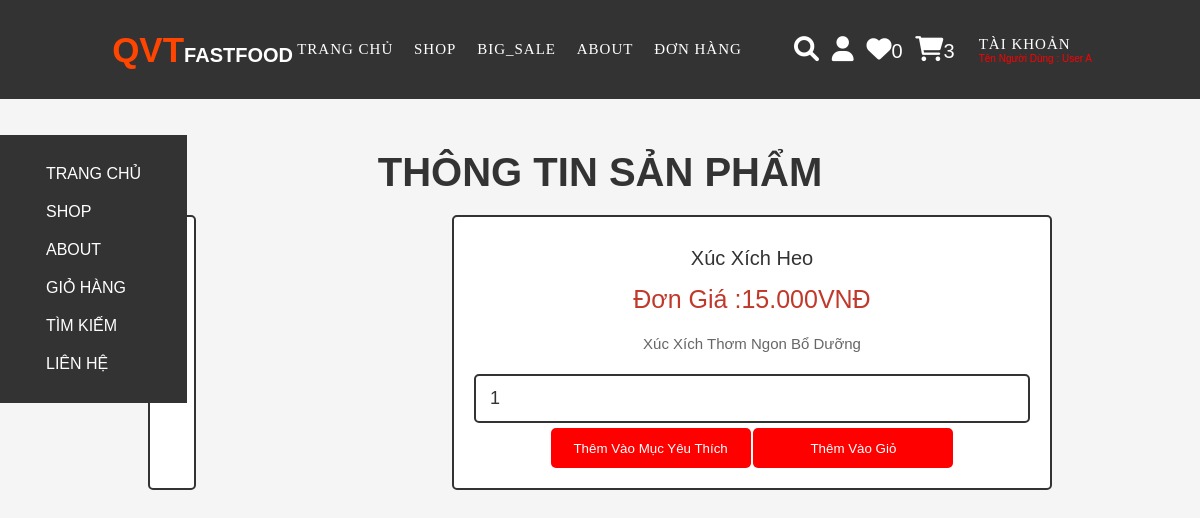
The page /view_page.php?pid=13 (signed in) on the database its author committed.
### tables this page shows
CREATE TABLE `products` (
  `id` int(100) NOT NULL,
  `name` varchar(100) NOT NULL,
  `details` varchar(500) NOT NULL,
  `price` int(100) NOT NULL,
  `image` varchar(100) NOT NULL
);

### view_page.php (the view, shortened to what this page needs)
<?php
@include 'config.php';
?>
<!DOCTYPE html>
<html lang="en">
<head>
    <link rel="stylesheet" href="https://cdnjs.cloudflare.com/ajax/libs/font-awesome/6.0.0/css/all.min.css">
    <link rel="stylesheet" href="css/design.css">
</head>
<body>
    <?php @include 'header.php'; ?>
    <?php @include 'menuleft.php'; ?>
    <section class="quick-view" style="padding-top:150px;">
        <h1 class="title">Thông tin sản phẩm</h1>
        <?php
        if (isset($_GET['pid'])) {
            $pid = $_GET['pid'];
            $select_products = mysqli_query($conn, "SELECT * FROM `products` WHERE id = '$pid'") or die('query failed');
            if (mysqli_num_rows($select_products) > 0) {
                while ($fetch_products = mysqli_fetch_assoc($select_products)) {
        ?>
               <div class="quan-post" style="display :flex">
                   <form action="" method="POST">
                   </form>
                   <form action="" method="POST">
                       <div class="name"><?php echo $fetch_products['name']; ?></div>
                       <div class="price">Đơn giá :<?php echo $fetch_products['price']; ?>.000VNĐ</div>
                       <div class="details"><?php echo $fetch_products['details']; ?></div>
                       <input type="number" name="product_quantity" value="1" min="0" class="qty">
                       <input type="submit" value="Thêm vào mục yêu thích" name="add_to_wishlist" style="padding:2px 10px; background:red;color:white; height: 40px ;width: 200px;   border-radius: 5px; ">
                       <input type="submit" value="Thêm vào giỏ" name="add_to_cart" style="padding:2px 10px; background:red;color:white; height: 40px ;width: 200px;   border-radius: 5px; ">
                   </form>
               </div>
        <?php
                }
            } else {
                echo '<p class="empty">no products details available!</p>';
            }
        }
        ?>
    </section>
</body>
</html>

### css/design.css (style rules this page uses)
:root { --font-heading:crimson; --para-font:#777777; --black:#222222; --bg: rgba(237,28,70); --white: #fff; --orange: #ffa500; --pink:#e84393; --red:#c0392b; --orange:#f39c12; --black:#333; --white:#fff; --light-color:#666; --light-white:#ccc; --light-bg:#f5f5f5; --border:.2rem solid var(--black); --box-shadow:0 .5rem 1rem rgba(0,0,0,.1); }
* { font-family:'Nunito' , sans-serif; margin: 0; padding: 0; box-sizing: border-box; outline: none; border: none; text-decoration: none; text-transform: capitalize; transition: all .2s linear; }
html { font-size: 62.5%; overflow-x: hidden; scroll-padding-top: 6rem; scroll-behavior: smooth; }
section { padding: 2rem 9%; }
@media (max-width:1200px) { html { font-size: 55%; } }
* { font-family: 'Rubik', sans-serif; margin:0; padding:0; box-sizing: border-box; outline: none; border:none; text-decoration: none; transition:all .2s linear; }
html { font-size: 62.5%; overflow-x: hidden; scroll-behavior: smooth; scroll-padding-top: 6.5rem; }
body { background: var(--light-bg); }
section { padding:0rem 2rem; }
.title { text-align: center; margin-bottom: 2rem; color:var(--black); text-transform: uppercase; font-size: 4rem; }
.quick-view form { max-width: 60rem; padding:2rem; text-align: center; border:var(--border); box-shadow: var(--border); border-radius: .5rem; background-color: var(--white); margin:0 auto; }
.quick-view form .name { margin:1rem 0; font-size: 2rem; color:var(--black); }
.quick-view form .price { color:var(--red); font-size: 2.5rem; padding:.5rem 0; }
.quick-view form .details { padding:1rem 0; font-size: 1.5rem; color:var(--light-color); line-height: 2; }
.quick-view form .qty { width: 100%; padding:1.2rem 1.4rem; font-size: 1.8rem; color:var(--black); border-radius: .5rem; border:var(--border); margin:.5rem 0; }

### rows shown on the page
products: name "Xúc Xích Heo", price "15", details "Xúc Xích Thơm Ngon Bổ Dưỡng"

### other values the page prints
$wishlist_num_rows "0"
$cart_num_rows "3"
$_SESSION['user_name'] "User A"
